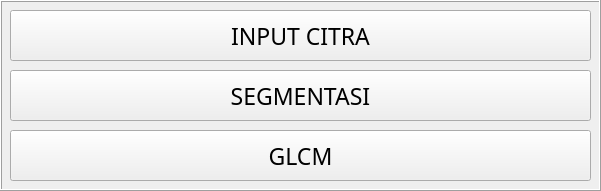
  <widget class="QFrame" name="frame">
   <property name="geometry">
    <rect>
     <x>20</x>
     <y>670</y>
     <width>601</width>
     <height>191</height>
    </rect>
   </property>
   <property name="frameShape">
    <enum>QFrame::Box</enum>
   </property>
   <property name="frameShadow">
    <enum>QFrame::Raised</enum>
   </property>
   <widget class="QPushButton" name="inputcitra">
    <property name="geometry">
     <rect>
      <x>10</x>
      <y>10</y>
      <width>581</width>
      <height>51</height>
     </rect>
    </property>
    <property name="font">
     <font>
      <family>Bernard MT Condensed</family>
      <pointsize>17</pointsize>
      <weight>50</weight>
      <italic>false</italic>
      <bold>false</bold>
     </font>
    </property>
    <property name="text">
     <string>INPUT CITRA</string>
    </property>
    <property name="checkable">
     <bool>false</bool>
    </property>
   </widget>
   <widget class="QPushButton" name="glcm">
    <property name="geometry">
     <rect>
      <x>10</x>
      <y>130</y>
      <width>581</width>
      <height>51</height>
     </rect>
    </property>
    <property name="font">
     <font>
      <family>Bernard MT Condensed</family>
      <pointsize>17</pointsize>
     </font>
    </property>
    <property name="text">
     <string>GLCM</string>
    </property>
   </widget>
   <widget class="QPushButton" name="segmentasi">
    <property name="geometry">
     <rect>
      <x>10</x>
      <y>70</y>
      <width>581</width>
      <height>51</height>
     </rect>
    </property>
    <property name="font">
     <font>
      <family>Bernard MT Condensed</family>
      <pointsize>17</pointsize>
     </font>
    </property>
    <property name="text">
     <string>SEGMENTASI</string>
    </property>
   </widget>
  </widget>
